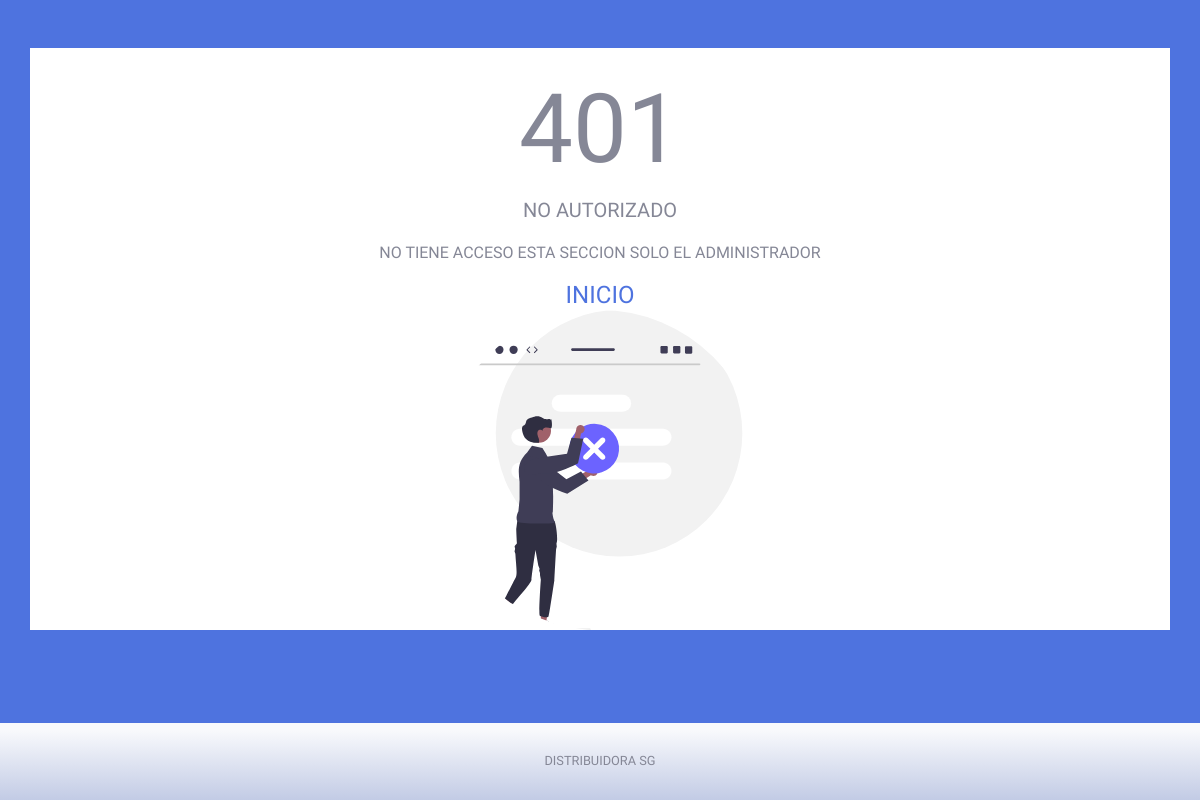
The page /index.php?c=vistasAd&a=adminProductosServ (signed in) on the database as committed earlier.
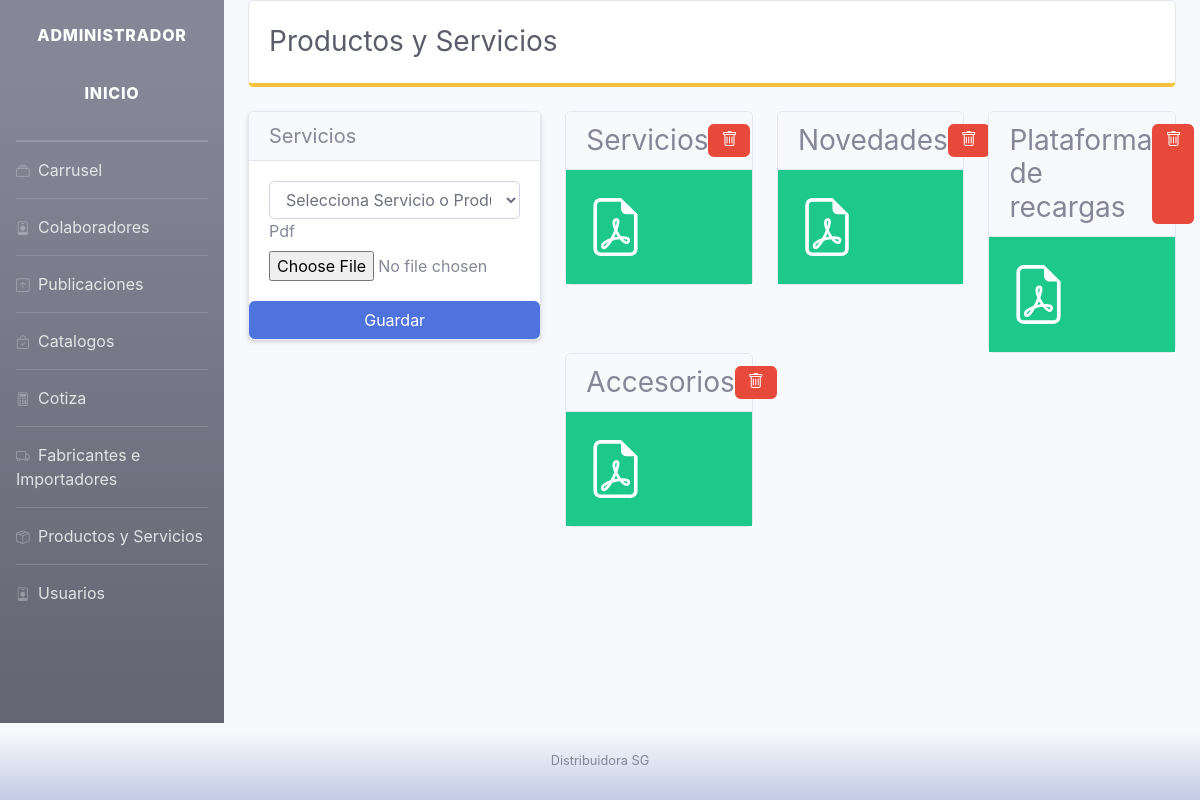
The same page on the database as committed later.
### tables this page shows
CREATE TABLE `servicios` (
  `id` int(11) NOT NULL,
  `servicio` varchar(30) NOT NULL,
  `rutaPdf` varchar(34) NOT NULL
);

### database/database.php (called while the page is built, shortened)
<?php
class Database{
     public function __construct(){
        $this->value = $this->datos();
        $this->hostName = $this->value['host'];
        $this->dbname = $this->value['dbname'];
        $this->user = $this->value['user'];
        $this->pass = $this->value['password'];
        try {
            $options = [PDO::ATTR_ERRMODE => PDO::ERRMODE_EXCEPTION, PDO::ATTR_EMULATE_PREPARES => false];
            $this->conn = new PDO("mysql:host=" . $this->hostName. ";dbname=" . $this->dbname,$this->user, $this->pass,$options);
        } catch (PDOException $error) {
            die("El error es :" . $error->getMessage());
        }
    }
    function datos(){
        $ruta = 'config/configDb.json';
        $conf = file_get_contents($ruta);
        return json_decode($conf,true);
    }
}
?>

### models/modeloInicio.php (called while the page is built, shortened)
<?php
require_once("database/database.php");
class modeloInicio
{
    public $based;
    function __construct()
    {
        $this->based = new Database();
        $this->based = $this->based->conn;
    }
    public function seleccionProSer(){
        $sql = "SELECT * FROM servicios WHERE rutaPdf=''";
        $result = $this->based->prepare($sql);
        $result->execute();
        $res = $result->fetchAll(PDO::FETCH_ASSOC);
        return $res;
    }
    public function getProSer(){
        $sql = "SELECT * FROM servicios";
        $result = $this->based->prepare($sql);
        $result->execute();
        $res = $result->fetchAll(PDO::FETCH_ASSOC);
        return $res;
    }
}

### views/administrador/productosServ.php (the view, shortened to what this page needs)
<?php
include 'components/header.php';
?>
<div class="container-fluid">
  <div class="card mb-4 py-1 border-bottom-warning">
    <div class="card-body">
      <div class="d-sm-flex align-items-center ">
        <h1 class="h3 mb-0 text-gray-800">Productos y Servicios</h1>
      </div>
    </div>
  </div>
  <div class="row ">
    <div class="col-4 ">
      <form action="index.php?c=formularios&a=postServ" onsubmit="return validarOpcion(event);" method="post" enctype="multipart/form-data">
        <div class="card shadow-sm">
          <div class="card-header">
            <h5 class="card-title mb-0">Servicios</h5>
          </div>
          <div class="card-body">
            <div class="form-group mb-0">
               <select class="form-control" id="opcion"  name="opcion">
                  <option class="text-muted" value="" >Selecciona Servicio o Producto</option>
               </select>
              <label for="img">Pdf</label>
              <input type="file" name="pdf" class="form-control-file" id="inputImg" required>
            </div>
          </div>
          <button type="submit"class="btn btn-primary " name="guardarServ">Guardar</button>
        </div>
      </form>
    </div>
    <div class="col-8">
    <div class="row row-cols-3">
     <?php foreach ($data['serv'] as $key ) {
       if(!empty($key['rutaPdf'])){
     ?>
     <div class="col">
        <div class="card">
          <div class="card-header d-flex">
            <h3 class="card-title mr-auto mb-0 "><?= $key['servicio']?></h3>
             <a href="index.php?c=formularios&a=removeProServ&id=<?= $key['id']?>&r=<?= $key['rutaPdf']?>" class="btn btn-danger mb-0"><span class="icon"><i class="bi bi-trash"></i></span> </a>
            </div>
          <div class="card-body bg-success">
            <img src="file-earmark-pdf.svg" class="img-fluid py-2 mr-auto" style=" width: 40%;" alt="...">
          </div>
        </div>
      </div>
     <?php }}?>
    </div>
    </div>
  </div>
</div>
<?php
include 'components/footer.php';
?>

### index.php (shortened to what this page needs)
<?php
include_once "core/rutas.php";
if (isset($_GET['c'])) {
    $controlador = CargarControlador($_GET['c']);
    if (isset($_GET['a'])) {
       if(isset($_GET['id'])){
        if(isset($_GET['r'])){
            cargarMetodo($controlador, $_GET['a'],$_GET['id'],$_GET['r']);
            exit;
        }
        cargarMetodo($controlador, $_GET['a'], $_GET['id']);
        exit;
       }else{
           cargarMetodo($controlador, $_GET['a']);
           exit;
       }
    }
}else {
    $controlador = CargarControlador(CONTROLADOR_PRINCIPAL);
    $accion = METODO_PRINCIPAL;
    $controlador->$accion();
}
?>

### controllers/VistasAd.php (shortened to what this page needs)
<?php
require_once('./models/modeloInicio.php');
class ControllerVistasAd{
public $model;
function __construct(){
    $this->model = new ModeloInicio();
    if(!(!empty($_SESSION['usuario']) && $_SESSION['usuario'][1]=="admin" )){
        require_once 'views/static/errores.php';
        exit;
    }
}
    public function adminProductosServ(){
        $data['servicios'] = $this->model->seleccionProSer();
        $data['serv'] = $this->model->getProSer();
        require_once"views/administrador/productosServ.php";
    }
}

### views/components/header.php (shortened to what this page needs)
<!doctype html>
<html lang="es">
<head>
  <link rel="stylesheet" href="https://cdn.jsdelivr.net/npm/bootstrap-icons@1.4.0/font/bootstrap-icons.css">
<link rel="stylesheet" href="https://cdn.jsdelivr.net/npm/bootstrap@4.6.1/dist/css/bootstrap.min.css">
<link rel="stylesheet" href="views/sb-admin-2.css">
<link rel="stylesheet" href="views/style.css" >
<link rel="stylesheet" href="https://cdnjs.cloudflare.com/ajax/libs/toastr.js/latest/css/toastr.min.css">
</head>
<body>

### views/static/errores.php
<?php
include('views/components/header.php');
?>
      <div class="container bg-white mt-5">
        <div class="row justify-content-center">
          <div class="col-lg-6">
            <div class="text-center mt-4">
              <h1 class="display-1">401</h1>
              <p class="lead">NO AUTORIZADO</p>
              <p>NO TIENE ACCESO ESTA SECCION SOLO EL ADMINISTRADOR</p>
              <a href="index.php?c=vistas&a=index" class="text-primary stretched-link h4"> INICIO</a><br>
              <img class="img-profile  rounded-circle " style="width: 20rem; height: 20rem;" src="images/error.svg">
            </div>
          </div>
        </div>
      </div>
<?php
include('views/components/footer.php');
?>

### views/components/footer.php (shortened to what this page needs)
<br><br><br><br>
<footer class="sticky-footer bg-gradient-light  fixed-bottom mt-3">
  <div class="container mx-auto">
    <div class="copyright text-center my-auto">
      <span>DISTRIBUIDORA SG</span>
    </div>
  </div>
</footer>
</body>
</html>

### core/rutas.php (shortened to what this page needs)
<?php
function CargarControlador($controlador)
{
    $control = new $nombreClase();
    return $control;
}
function cargarMetodo($controller, $method, $id = null, $otro = null){
    if (isset($method) && method_exists($controller, $method)) {
        $controller->$method();
       exit;
    }else {
        $controller->METODO_PRINCIPAL();
        exit;
    }
}

### views/administrador/components/header.php (shortened to what this page needs)
<html lang="es">
<head>
  <link rel="stylesheet" href="https://cdn.jsdelivr.net/npm/bootstrap-icons@1.6.1/font/bootstrap-icons.css">
  <link rel="stylesheet" href="https://cdn.jsdelivr.net/npm/bootstrap@4.6.0/dist/css/bootstrap.min.css">
  <link rel="stylesheet" href="views/administrador/sb-admin-2.css">
  <link rel="stylesheet" href="https://cdnjs.cloudflare.com/ajax/libs/toastr.js/latest/css/toastr.min.css">
</head>
<body id="page-top">
  <div id="wrapper">
    <ul class="navbar-nav bg-gradient-secondary sidebar sidebar-dark accordion" id="accordionSidebar">
      <a class="sidebar-brand d-flex align-items-center justify-content-center" href="#">
        <div class="sidebar-brand-text mx-0 ">Administrador</div>
      </a>
      <a class="sidebar-brand d-flex align-items-center justify-content-center pt-0" href="index.php">
      <div class="sidebar-brand-text pt-0 ">Inicio</div>
    </a>
      <hr class="sidebar-divider my-0">
      <hr class="sidebar-divider my-0">
      <li class="nav-item">
        <a href="index.php?c=vistasAd&a=adminCarrusel" class="nav-link">
          <i class="bi bi-collection"></i>
          Carrusel
        </a>
      </li>
      <hr class="sidebar-divider my-0">
      <li class="nav-item">
        <a href="index.php?c=vistasAd&a=adminColaboradores" class="nav-link">
          <i class="bi bi-person-badge"></i>
          Colaboradores
        </a>
      </li>
      <hr class="sidebar-divider my-0">
      <li class="nav-item">
        <a href="index.php?c=vistasAd&a=adminPublicaciones" class="nav-link">
          <i class="bi bi-arrow-up-square"></i>
          Publicaciones
        </a>
      </li>
      <hr class="sidebar-divider my-0">
      <li class="nav-item">
        <a href="index.php?c=vistasAd&a=adminCatalogos" class="nav-link">
        <i class="bi bi-bag-check"></i>
          Catalogos
        </a>
      </li>
        <hr class="sidebar-divider my-0">
      <li class="nav-item">
        <a href="index.php?c=vistasAd&a=adminCotiza" class="nav-link">
        <i class="bi bi-calculator"></i>
          Cotiza
        </a>
      </li>
      <hr class="sidebar-divider  my-0">
      <li class="nav-item">
        <a href="index.php?c=vistasAd&a=adminFabricante" class="nav-link">
        <i class="bi bi-truck"></i>
          Fabricantes e Importadores
        </a>
      </li>
      <hr class="sidebar-divider  my-0">
      <li class="nav-item">
        <a href="index.php?c=vistasAd&a=adminProductosServ" class="nav-link">
        <i class="bi bi-box-seam"></i>
          Productos y Servicios
        </a>
      </li>
      <hr class="sidebar-divider my-0">
      <li class="nav-item">
        <a href="index.php?c=vistasAd&a=adminUsuarios" class="nav-link">
        <i class="bi bi-person-badge"></i>
          Usuarios
        </a>
      </li>
    </ul>
    <div id="content-wrapper" class="d-flex flex-column">
      <div id="content">

### views/administrador/components/footer.php (shortened to what this page needs)
</div>
         <footer class="sticky-footer bg-gradient-light mt-15  fixed-bottom">
           <div class="container my-auto">
             <div class="copyright text-center my-auto">
               <span>Distribuidora SG</span>
             </div>
           </div>
         </footer>
       </div>
      </body>
   </html>

### views/style.css (style rules this page uses)
body { background: #4e73df; background-repeat: no-repeat; font-family: "Arimo", sans-serif; }

Rows that differ between the two databases and show on the page:
added servicios: servicio "Servicios"
added servicios: servicio "Novedades"
added servicios: servicio "Plataforma de recargas"
added servicios: servicio "Accesorios"
Other text that changed with them:
form field opcion: (not shown) → "Selecciona Servicio o Producto"
text no longer shown: "401 NO AUTORIZADO NO TIENE ACCESO ESTA SECCION SOLO EL ADMINISTRADOR DISTRIBUIDORA SG"
text now shown: "ADMINISTRADOR Carrusel Colaboradores Publicaciones Catalogos Cotiza Fabricantes e Importadores Productos y Servicios Usuarios Productos y Servicios Servicios Pdf Guardar Distribuidora SG"
